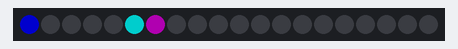
A sketch run on a simulated Arduino Uno, built with avr-gcc and run on an emulated ATmega328P. Shown: 20 RGB LEDs in strip order, left to right. Dim RGB values are drawn brighter than linear; what the sketch prints to the serial monitor is not drawn.

Above: at 1.15 s.
At 3.29 s:
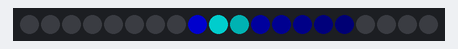
At 9.31 s:
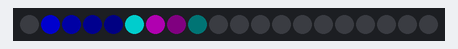
At 15.88 s:
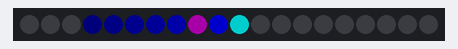
At 22.11 s:
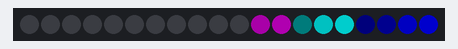
At 28.33 s:
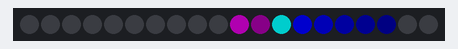

The sketch:

dots.ino
```cpp
/* Moving Dots

By: John Burroughs

Modified by: Andrew Tuline

Date: Oct, 2014

This sequence moves a few LED's at different distances across the strip.

*/


#include "FastLED.h"                                          // FastLED library.

// Fixed definitions cannot change on the fly.
#define LED_DT 12                                             // Serial data pin
#define LED_CK 11                                             // Serial clock pin for APA102 or WS2801
#define COLOR_ORDER BGR                                       // It's GRB for WS2812B
#define LED_TYPE APA102                                       // What kind of strip are you using (APA102, WS2801 or WS@2812B
#define NUM_LEDS 20                                           // Number of LED's

// Initialize changeable global variables.
uint8_t max_bright = 128;                                      // Overall brightness definition. It can be changed on the fly.

struct CRGB leds[NUM_LEDS];                                   // Initialize our LED array.


// Define variables used by the sequences.
int thisdelay = 4;                                            // A delay value for the sequence(s)
uint8_t count;                                                // Count up to 255 and then reverts to 0
uint8_t fadeval = 224;                                           // Trail behind the LED's. Lower => faster fade.


void setup() {
  delay(1000);                                                // Power-up safety delay or something like that.
  Serial.begin(57600);

//  LEDS.addLeds<LED_TYPE, LED_DT, COLOR_ORDER>(leds, NUM_LEDS);
  LEDS.addLeds<LED_TYPE, LED_DT, LED_CK, COLOR_ORDER>(leds, NUM_LEDS);

  FastLED.setBrightness(max_bright);
  set_max_power_in_volts_and_milliamps(5, 500);
} // setup()


void loop () {
  dots();
  show_at_max_brightness_for_power();
  delay_at_max_brightness_for_power(thisdelay*2.5);
  Serial.println(LEDS.getFPS());
} // loop()


void dots() {

  uint8_t middle = 0;
  uint8_t side = 0;
  uint8_t other = 0;

  count++;                                                     // overflowing a byte => 0.
  uint8_t x = quadwave8(count);

  other = map(x, 0, 255, NUM_LEDS/4, NUM_LEDS/4*3);            // 1/4 to 3/4 of strip.
  side = map(x, 0, 255, 0, NUM_LEDS-1);                        // full length of strip.
  middle = map(x, 0, 255, NUM_LEDS/3, NUM_LEDS/3*2);           // 1/3 to 2/3 of strip.

  leds[middle] = CRGB::Purple;
  leds[side] = CRGB::Blue;
  leds[other] = CRGB::Aqua;

  nscale8(leds,NUM_LEDS,fadeval);                          // Fade the entire array. Or for just a few LED's, use  nscale8(&leds[2], 5, fadeval);
} // dots()
```
